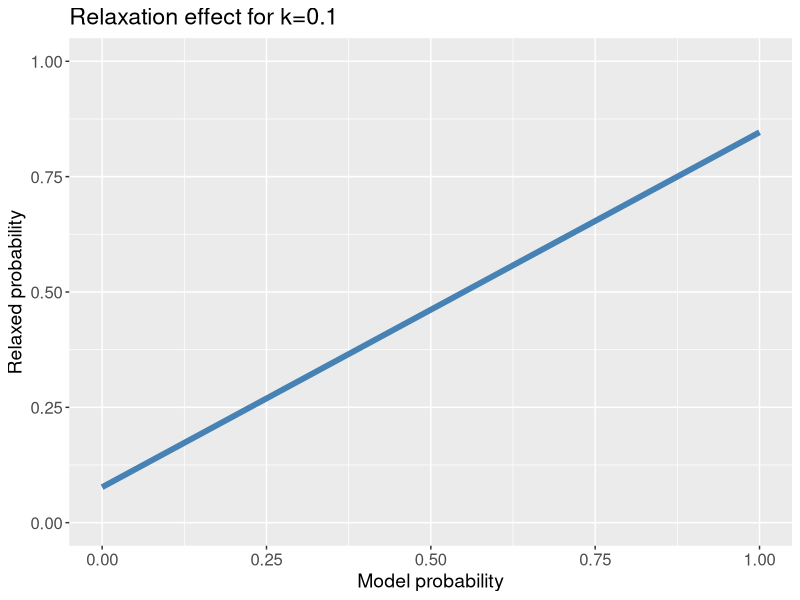
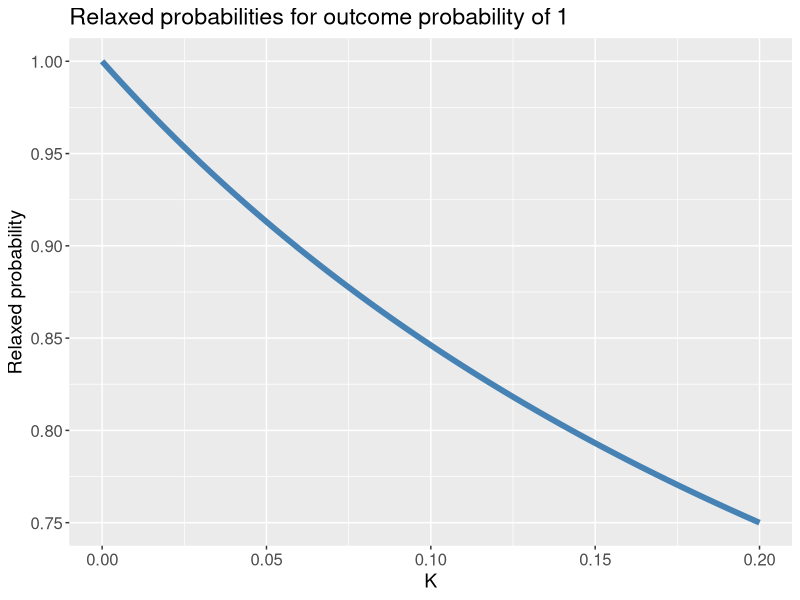

Source code (R) for these figures, in order:
# Graph settings
k <- 0.1

# Load the required libraries
library(ggplot2)

modelProb <- seq(0,1,0.001)
relaxedProb <- (modelProb+k)/(1+3*k)

dat <- data.frame(ModelProb = modelProb,
                  RelaxedProb = relaxedProb)

p <- ggplot(data=dat, aes(x=ModelProb)) +
  ggtitle("Relaxation effect for k=0.1") +
  geom_line(aes(y = RelaxedProb), size = 2, colour="steelblue") +
  xlab("Model probability") +
  ylab("Relaxed probability") +
  xlim(c(0,1)) +
  ylim(c(0,1)) +
  theme(axis.text=element_text(size=12),
        legend.position="none",
        axis.title=element_text(size=14),
        title=element_text(size=14))

p

# Second relaxation graph
ks <- seq(0,0.2,0.001)
relaxedProb <- (1+ks)/(1+3*ks)

dat <- data.frame(K = ks,
                  RelaxedProb = relaxedProb)

q <- ggplot(data=dat, aes(x=K)) +
  ggtitle("Relaxed probabilities for outcome probability of 1") +
  geom_line(aes(y = RelaxedProb), size = 2, colour="steelblue") +
  xlab("K") +
  ylab("Relaxed probability") +
  # xlim(c(0,1)) +
  # ylim(c(0,1)) +
  theme(axis.text=element_text(size=12),
        legend.position="none",
        axis.title=element_text(size=14),
        title=element_text(size=14))

q
